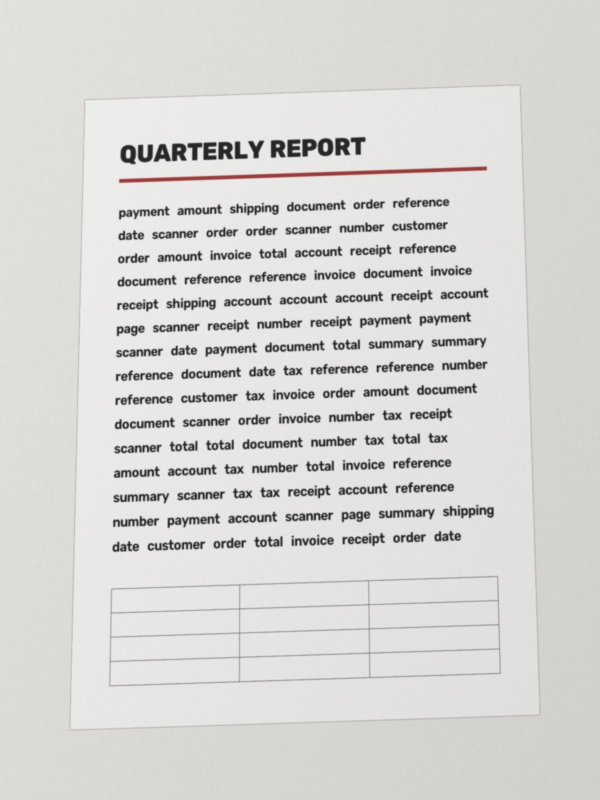
#> input picture app/assets/samples/low_contrast.jpg, 1200 x 1600 px (shown at 1/2 size)
$ python -i detect.py   (imports and definitions only)   (older library calls are emulated)
#> lines starting #> are read from the running program, lines starting #| are printed output that depends on the picture
#> further down, picture is the input picture: shape (1600, 1200, 3); mean B, G, R 211.4, 214.2, 215
"""Document edge detection.

Pipeline (kept identical across the Python, Dart and web implementations):
    downscale -> grayscale -> blur -> Canny -> dilate -> contours
    -> largest convex 4-point polygon (approxPolyDP) -> order TL, TR, BR, BL
    -> refine each side: strongest-gradient search + robust line fit
If nothing qualifies, a second pass runs on a contrast-equalised (CLAHE) image
to catch low-contrast pages. If that also fails the full image bounds are
returned with ``found=False``.
"""

from __future__ import annotations

from dataclasses import dataclass

import cv2
import numpy as np

# Tunables. Mirror any change in shared/detector_params.json (checked by the Dart and JS ports).
MAX_DIM = 500  # longest side of the working image
MIN_AREA_RATIO = 0.04  # quad must cover at least 4% of the frame (an ID card held at arm's length)
MIN_FILL_RATIO = 0.85  # contour area / quad area: rejects hulls of scattered clutter
MAX_EDGE_DEVIATION = 0.025  # 90th pct distance of contour to quad edges, as fraction of quad diagonal
MIN_ANGLE, MAX_ANGLE = 35.0, 145.0  # interior angle sanity range (degrees)
APPROX_EPSILONS = (0.02, 0.03, 0.04)
MAX_BOW = 0.12  # a side may bow (book page) by up to 12% of its length
CURVED_BOW = 0.02  # above this a side counts as curved
MIN_SUPPORT = 0.6  # each side needs an edge across it along >= 60% of its length
STEP_OFFSET = 3.0  # px either side of a side where inside/outside brightness is compared
STEP_MIN = 10.0  # brightness step (0-255) that counts as a border
MIN_LINE_SUPPORT = 0.75  # quads built from straight lines: up to a quarter of a side may be hidden (fingers)
LINE_COUNT = 8  # longest distinct straight edges combined into quads
LINE_MIN_LENGTH = 0.12  # straight edges at least this long (fraction of the image's long side)
LINE_EPSILON = 0.005  # outline simplification for straight edges (fraction of its perimeter)
CONFIDENT_SCORE = 0.35  # a pass result this good ends the search; weaker ones let later passes try
PAD = 4  # working image padding (replicated border) so a page touching the edge still closes
FRAME_MARGIN = 0.012  # a side this close (fraction of the long side) to the photo's border lies on it
MAX_FRAME_SIDES = 2  # more sides on the photo's border: that is the photo itself, not a page
MAX_AREA = 0.95  # a quad covering more of the photo than this is the photo itself
FRAME_SIDE_FACTOR = 0.8  # score factor per side lying on the photo's border
TEXTURE_MORPH = 0.02  # texture pass: closing kernel (fraction of the long side) wiping out text and ruled lines
PAPER_SAT_MAX = 60  # paper mask: colourless (HSV saturation below this) ...
PAPER_MORPH = 0.02  # ... morphology kernel (fraction of the long side) removing checks, text and gaps
GLARE_PERCENTILE = 99.0  # lighting pass: highlights (flash glare) clipped at this brightness percentile
HOUGH_LINES = 8  # lines pass: strongest lines kept per direction (roughly horizontal, roughly vertical)
HOUGH_TILT = 20  # ... within this many degrees of horizontal / vertical
HOUGH_VOTES = 0.06  # ... with at least this many edge pixels (fraction of the long side)
DOC_RATIOS = (1.586, 1.414, 1.294)  # ID-1 card (Aadhaar, PAN, licence), ISO A sizes and passport page, US Letter
RATIO_TOL = 0.05  # a lines-pass outline within 5 % of one of these proportions ...
RATIO_BONUS = 1.15  # ... scores this much higher
TRACK_MARGIN = 1.25  # live frames: a new outline replaces the tracked one only if this much better
TRACK_FULL_EVERY = 5  # ... and every this many frames all passes run anyway (in the scanner, not here)


@dataclass(frozen=True)
class Detection:
    corners: np.ndarray  # float32 (4, 2) in source-image pixels, ordered TL, TR, BR, BL
    found: bool
    score: float = 0.0  # area ratio of the detected quad (0 when not found)


def order_corners(pts: np.ndarray) -> np.ndarray:
    """Order 4 points as TL, TR, BR, BL (clockwise on screen, y pointing down)."""
    pts = np.asarray(pts, np.float32).reshape(4, 2)
    c = pts.mean(axis=0)
    ang = np.arctan2(pts[:, 1] - c[1], pts[:, 0] - c[0])
    pts = pts[np.argsort(ang)]  # clockwise on screen, starting anywhere
    start = int(np.argmin(pts.sum(axis=1)))  # top-left = smallest x + y
    return np.roll(pts, -start, axis=0)


def full_bounds(w: int, h: int) -> np.ndarray:
    return np.float32([[0, 0], [w - 1, 0], [w - 1, h - 1], [0, h - 1]])


def auto_canny(gray: np.ndarray, sigma: float = 0.33) -> np.ndarray:
    v = float(np.median(gray))
    lo, hi = int(max(0, (1 - sigma) * v)), int(min(255, (1 + sigma) * v))
    # Keep a sensible floor so flat images do not explode into noise edges.
    return cv2.Canny(gray, max(lo, 10), max(hi, 30))


def _interior_angles(q: np.ndarray) -> np.ndarray:
    out = []
    for i in range(4):
        a, b, c = q[i - 1], q[i], q[(i + 1) % 4]
        v1, v2 = a - b, c - b
        cos = np.dot(v1, v2) / (np.linalg.norm(v1) * np.linalg.norm(v2) + 1e-6)
        out.append(np.degrees(np.arccos(np.clip(cos, -1, 1))))
    return np.array(out)


# [10 lines left out: function _edge_deviation, not called in this run]


def _line_intersection(p1, p2, p3, p4):
    d = (p1[0] - p2[0]) * (p3[1] - p4[1]) - (p1[1] - p2[1]) * (p3[0] - p4[0])
    if abs(d) < 1e-6:
        return None
    a = p1[0] * p2[1] - p1[1] * p2[0]
    b = p3[0] * p4[1] - p3[1] * p4[0]
    return np.float32(
        [(a * (p3[0] - p4[0]) - (p1[0] - p2[0]) * b) / d, (a * (p3[1] - p4[1]) - (p1[1] - p2[1]) * b) / d]
    )


def _quad_from_long_sides(poly: np.ndarray) -> np.ndarray | None:
    """Recover a quad from a 5-8 vertex polygon whose corner(s) were clipped
    (e.g. by a pen or finger lying across the page): keep the 4 longest sides
    and intersect neighbouring ones."""
    p = poly.reshape(-1, 2).astype(np.float32)
    n = len(p)
    if not 5 <= n <= 8:
        return None
    lengths = [np.linalg.norm(p[(i + 1) % n] - p[i]) for i in range(n)]
    keep = sorted(sorted(range(n), key=lambda i: -lengths[i])[:4])
    pts = []
    for k in range(4):
        i, j = keep[k], keep[(k + 1) % 4]
        x = _line_intersection(p[i], p[(i + 1) % n], p[j], p[(j + 1) % n])
        if x is None:
            return None
        pts.append(x)
    return np.array(pts, np.float32)


def _extreme_points(c: np.ndarray) -> np.ndarray:
    """Corners as the outline's most top-left, top-right, bottom-right and
    bottom-left points: still right when the sides bow (curved book pages)."""
    p = c.reshape(-1, 2).astype(np.float32)
    s, d = p[:, 0] + p[:, 1], p[:, 0] - p[:, 1]
    return np.float32([p[s.argmin()], p[d.argmax()], p[s.argmax()], p[d.argmin()]])


def _side_fits(c: np.ndarray, q: np.ndarray):
    """Fit each side of quad q to the outline points nearest to it, as a
    parabola d(t) = a*t*(1-t) across the side (straight sides: a = 0; d is
    measured along the side's left normal). Returns per side (a in px, 90th
    percentile residual in px)."""
    p = c.reshape(-1, 2).astype(np.float32)
    # Densify: CHAIN_APPROX_SIMPLE keeps only vertices.
    dense = []
    for i in range(len(p)):
        a, b = p[i], p[(i + 1) % len(p)]
        k = max(1, int(np.linalg.norm(b - a) / 2))
        dense.append(a + np.linspace(0, 1, k, endpoint=False)[:, None] * (b - a))
    p = np.concatenate(dense)
    dist = np.empty((4, len(p)), np.float32)
    frames = []
    for i in range(4):
        a, b = q[i], q[(i + 1) % 4]
        ab = b - a
        L = float(np.linalg.norm(ab)) + 1e-6
        u, n = ab / L, np.float32([-ab[1], ab[0]]) / L
        t = ((p - a) @ u) / L
        d = (p - a) @ n
        dist[i] = np.where((t >= 0) & (t <= 1), np.abs(d), np.inf)
        frames.append((t, d, L))
    side = dist.argmin(axis=0)
    out = []
    for i in range(4):
        t, d, L = frames[i]
        m = (side == i) & np.isfinite(dist[i])
        if m.sum() < 6:
            out.append((0.0, 0.0))
            continue
        basis, dm = t[m] * (1 - t[m]), d[m]
        straight = float(np.percentile(np.abs(dm), 90))
        mid = basis > 0.1  # the bow, robustly: the median over the side's middle
        if mid.sum() < 4:
            out.append((0.0, straight))
            continue
        a = float(np.median(dm[mid] / basis[mid]))
        bowed = float(np.percentile(np.abs(dm - a * basis), 90))
        # Straight unless the curve fits clearly better.
        out.append((0.0, straight) if straight <= 1.25 * bowed else (a, bowed))
    return out


def _edge_support(q: np.ndarray, bows, img: np.ndarray) -> list[float]:
    """Share of each side (following its bow) where the image steps from
    inside to outside the quad, in the same direction as along most of that
    side (paper brighter than the table, or darker). A page border does that
    all along; texture, stripes and the photo's own frame do not."""
    h, w = img.shape
    centre = q.mean(axis=0)
    out = []
    for i in range(4):
        a, b = q[i], q[(i + 1) % 4]
        ab = b - a
        L = float(np.linalg.norm(ab)) + 1e-6
        left = np.float32([-ab[1], ab[0]]) / L
        ts = np.linspace(0.1, 0.9, 24, dtype=np.float32)
        base = a + ts[:, None] * ab + (bows[i] * ts * (1 - ts))[:, None] * left  # follows the bow
        n = -left if left @ (centre - a) > 0 else left  # pointing outwards
        diffs = []
        for o in (-1.0, 0.0, 1.0):  # the border may sit a pixel either side
            pin, pout = base + (o - STEP_OFFSET) * n, base + (o + STEP_OFFSET) * n
            vi = img[
                np.clip(np.rint(pin[:, 1]).astype(int), 0, h - 1), np.clip(np.rint(pin[:, 0]).astype(int), 0, w - 1)
            ]
            vo = img[
                np.clip(np.rint(pout[:, 1]).astype(int), 0, h - 1), np.clip(np.rint(pout[:, 0]).astype(int), 0, w - 1)
            ]
            diffs.append(vi.astype(np.float32) - vo.astype(np.float32))
        d = np.array(diffs)
        d = d[np.abs(d).argmax(axis=0), np.arange(d.shape[1])]
        sign = 1.0 if np.median(d) >= 0 else -1.0
        out.append(float((d * sign > STEP_MIN).mean()))
    return out


def _line_quads(segs: np.ndarray, w: int, h: int) -> list[np.ndarray]:
    """Quads made of 4 long straight edges ([segs]: x1, y1, x2, y2), two roughly
    opposite pairs, each extended to the others: finds a page whose corners are
    hidden (fingers, other papers) or whose outline merges with clutter."""
    if len(segs) == 0:
        return []
    segs = segs[np.argsort(-np.hypot(segs[:, 2] - segs[:, 0], segs[:, 3] - segs[:, 1]), kind="stable")]
    lines: list[tuple[np.ndarray, np.ndarray, float]] = []  # (point, unit direction, angle)
    for x1, y1, x2, y2 in segs:
        d = np.float32([x2 - x1, y2 - y1])
        d /= np.linalg.norm(d) + 1e-6
        ang = float(np.degrees(np.arctan2(d[1], d[0]))) % 180
        p = np.float32([x1, y1])
        # Skip near-duplicates (same direction, within 6 px).
        if any(
            min(abs(ang - a), 180 - abs(ang - a)) < 8 and abs(float(dd[0] * (p - pp)[1] - dd[1] * (p - pp)[0])) < 6
            for pp, dd, a in lines
        ):
            continue
        lines.append((p, d, ang))
        if len(lines) == LINE_COUNT:
            break
    # Two families: roughly horizontal and roughly vertical (within 45 deg).
    horiz = [ln for ln in lines if ln[2] < 45 or ln[2] >= 135]
    vert = [ln for ln in lines if 45 <= ln[2] < 135]
    quads = []
    for i in range(len(horiz)):
        for j in range(i + 1, len(horiz)):
            for k in range(len(vert)):
                for m in range(k + 1, len(vert)):
                    pts = []
                    for a, b in ((horiz[i], vert[k]), (vert[k], horiz[j]), (horiz[j], vert[m]), (vert[m], horiz[i])):
                        x = _line_intersection(a[0], a[0] + a[1], b[0], b[0] + b[1])
                        if x is None:
                            break
                        pts.append(x)
                    if len(pts) == 4:
                        q = np.float32(pts)
                        if (
                            (q[:, 0] > -0.02 * w).all()
                            and (q[:, 0] < 1.02 * w).all()
                            and (q[:, 1] > -0.02 * h).all()
                            and (q[:, 1] < 1.02 * h).all()
                        ):
                            quads.append(q)
    return quads


def _best_quad(edges: np.ndarray, img: np.ndarray) -> tuple[np.ndarray, float, bool, float] | None:
    """Best page outline: every candidate quad that passes the sanity checks is
    scored by size, edge support and squareness; the highest score wins (not
    simply the largest shape). Candidates come from the outlines in the edge
    map and from long straight edges. Returns (quad, area ratio, curved, score)."""
    h, w = edges.shape
    img_area = float(w * h)
    contours, _ = cv2.findContours(edges, cv2.RETR_LIST, cv2.CHAIN_APPROX_SIMPLE)
    contours = sorted(contours, key=cv2.contourArea, reverse=True)[:12]
    best, best_score = None, 0.0

    def consider(r):
        nonlocal best, best_score
        if r is not None and r[1] > best_score:
            best, best_score = (r[0], cv2.contourArea(r[0]) / img_area, r[2], r[1]), r[1]

    for c in contours:
        c_area = cv2.contourArea(c)
        if c_area < MIN_AREA_RATIO * img_area * MIN_FILL_RATIO:
            break  # sorted: nothing further can qualify
        peri = cv2.arcLength(c, True)
        candidates = []
        for eps in APPROX_EPSILONS:
            approx = cv2.approxPolyDP(c, eps * peri, True)
            if len(approx) == 4 and cv2.isContourConvex(approx):
                candidates.append(approx.reshape(4, 2).astype(np.float32))
                break
        clipped = _quad_from_long_sides(cv2.approxPolyDP(c, APPROX_EPSILONS[0] * peri, True))
        if clipped is not None:
            candidates.append(clipped)
        candidates.append(_extreme_points(c))
        for q in candidates:
            consider(_validate(c, c_area, q, img_area, img))
    # Straight edges: the long sides of the 12 largest outlines, simplified. Pairs of them
    # recover corners hidden by fingers or merged with clutter. (Not
    # HoughLinesP: it is randomised and differs between OpenCV versions.)
    segs = []
    min_len = LINE_MIN_LENGTH * max(h, w)
    for c in contours:
        if cv2.arcLength(c, True) < 2 * min_len:
            continue
        p = cv2.approxPolyDP(c, LINE_EPSILON * cv2.arcLength(c, True), True).reshape(-1, 2).astype(np.float32)
        for k in range(len(p)):
            a, b = p[k], p[(k + 1) % len(p)]
            if np.linalg.norm(b - a) >= min_len:
                segs.append([a[0], a[1], b[0], b[1]])
    for q in _line_quads(np.float32(segs).reshape(-1, 4), w, h):
        consider(_validate(None, 0, q, img_area, img))
    return best


def _validate(c, c_area, q, img_area, img):
    """(ordered quad, score, curved) if q passes every sanity check, else None.
    c is the outline q came from (None for a quad made of straight lines: then
    only its sides' edge support is checked, and parts of a side may be hidden)."""
    q = order_corners(q)
    if not cv2.isContourConvex(q.reshape(-1, 1, 2)):
        return None
    q_area = cv2.contourArea(q)
    if q_area < MIN_AREA_RATIO * img_area or (c is not None and c_area / q_area < MIN_FILL_RATIO):
        return None
    # Never the photo itself (a checked cloth or the padding forms its border).
    on_frame = _on_frame(q, img.shape[1], img.shape[0])
    frame_sides = sum(on_frame)
    if q_area > MAX_AREA * img_area or frame_sides > MAX_FRAME_SIDES:
        return None
    ang = _interior_angles(q)
    if ang.min() < MIN_ANGLE or ang.max() > MAX_ANGLE:
        return None
    if c is None:
        bows = [0.0] * 4
        min_support = MIN_LINE_SUPPORT
        fit = 0.5  # no outline to compare with
    else:
        diag = float(np.linalg.norm(q[2] - q[0]))
        fits = _side_fits(c, q)
        bows = [a for a, _ in fits]
        fit = max(r for _, r in fits) / (MAX_EDGE_DEVIATION * diag)  # 0 = perfect, 1 = at the limit
        sides = [float(np.linalg.norm(q[(i + 1) % 4] - q[i])) for i in range(4)]
        bow_ratio = max(abs(a) / 4 / L for a, L in zip(bows, sides))
        if max(r for _, r in fits) > MAX_EDGE_DEVIATION * diag or bow_ratio > MAX_BOW:
            return None
        min_support = MIN_SUPPORT
    # Along the fitted bow or the straight side, whichever has the border (a
    # bow fitted to a straight side's noisy outline can miss it).
    support = [max(x, y) for x, y in zip(_edge_support(q, bows, img), _edge_support(q, [0.0] * 4, img))]
    if min(support) < min_support:
        return None
    squareness = 1 - float(np.abs(ang - 90).mean()) / 90
    # Tie-break between near-identical quads: the one hugging its outline wins.
    score = float(np.sqrt(q_area / img_area)) * float(np.mean(support)) * squareness * (1 - 0.1 * fit)
    # A side along the photo's border is less likely a page edge than the
    # photo's own border meeting cloth: prefer outlines inside the photo.
    score *= FRAME_SIDE_FACTOR**frame_sides
    curved = c is not None and bow_ratio > CURVED_BOW
    return q, score, curved


# [90 lines left out: functions _known_ratio, _hough_peaks, _hough_quad, _hough_cross, not called in this run]


def _on_frame(q: np.ndarray, w: int, h: int) -> list[bool]:
    """For each side of q: does it lie along the photo's border (both ends
    within FRAME_MARGIN of the same edge of the unpadded photo)?"""
    m = FRAME_MARGIN * max(w, h)
    lo, hx, hy = PAD + m, w - 1 - PAD - m, h - 1 - PAD - m
    out = []
    for i in range(4):
        a, b = q[i], q[(i + 1) % 4]
        out.append(
            bool((a[0] <= lo and b[0] <= lo) or (a[0] >= hx and b[0] >= hx) or (a[1] <= lo and b[1] <= lo) or (a[1] >= hy and b[1] >= hy))
        )
    return out


def refine_corners(quad: np.ndarray, gray: np.ndarray, bands=(10, 5, 3), min_grad: float = 20.0) -> np.ndarray:
    """Sharpen a rough quad to sub-pixel accuracy.

    For each side, sample points along it (skipping 10% at each end), search
    along the side's normal within +-band px for the strongest gradient across
    the side, and robustly fit a line (Huber) through those peaks. Neighbouring
    lines are intersected to give the new corners. Taking the *strongest* edge
    makes it ignore weaker parallel structure (wood grain, shadows, text). A
    side with too few peaks keeps its current line; corners that would jump
    further than 3*band are kept as they were.
    """
    g = cv2.GaussianBlur(gray, (5, 5), 0).astype(np.float32)
    gx, gy = cv2.Sobel(g, cv2.CV_32F, 1, 0, ksize=3), cv2.Sobel(g, cv2.CV_32F, 0, 1, ksize=3)
    h, w = g.shape
    # Sample positions in float64, as the Dart and JS ports compute them.
    q = quad.astype(np.float64).copy()
    for band in bands:
        lines = []
        offs = np.arange(-band, band + 1, dtype=np.float64)
        for i in range(4):
            a, b = q[i], q[(i + 1) % 4]
            ab = b - a
            length = float(np.linalg.norm(ab))
            n = np.array([-ab[1], ab[0]]) / (length + 1e-6)
            ts = np.linspace(0.1, 0.9, max(12, int(length / 3)))
            base = a + ts[:, None] * ab  # (S, 2)
            # The border's direction: is the page brighter or darker than what
            # is outside it here? Only edges stepping the same way count, so an
            # inner box (a card's photo) or a shadow cannot capture the side.
            centre = q.mean(axis=0)
            out_sign = 1.0 if float(n @ (a + b) / 2 - n @ centre) > 0 else -1.0  # n * out_sign points outwards
            pin = np.clip(np.rint(base - STEP_OFFSET * out_sign * n).astype(int), 0, [w - 1, h - 1])
            pout = np.clip(np.rint(base + STEP_OFFSET * out_sign * n).astype(int), 0, [w - 1, h - 1])
            step = float(np.median(g[pin[:, 1], pin[:, 0]] - g[pout[:, 1], pout[:, 0]]))
            want = -out_sign if step >= 0 else out_sign  # sign of the gradient along n at the border
            cand = base[:, None, :] + offs[None, :, None] * n  # (S, K, 2)
            xi = np.clip(np.rint(cand[..., 0]).astype(int), 0, w - 1)
            yi = np.clip(np.rint(cand[..., 1]).astype(int), 0, h - 1)
            resp = np.maximum(0.0, want * (gx[yi, xi] * n[0] + gy[yi, xi] * n[1]))  # gradient across the side, right way
            k = resp.argmax(axis=1)
            ok = (resp[np.arange(len(k)), k] > min_grad) & (k > 0) & (k < len(offs) - 1)
            peaks = cand[np.arange(len(k)), k][ok]
            if len(peaks) >= 0.4 * len(ts):
                vx, vy, x0, y0 = cv2.fitLine(peaks.astype(np.float32), cv2.DIST_HUBER, 0, 0.01, 0.01).ravel()
                lines.append((np.array([x0, y0], np.float64), np.array([x0 + vx, y0 + vy], np.float64)))
            else:
                lines.append((a, b))
        new = []
        for i in range(4):
            x = _line_intersection(*lines[i - 1], *lines[i])
            new.append(q[i] if x is None or np.linalg.norm(x - q[i]) > 3 * band else x)
        q = np.array(new, np.float64)
    return q


# [51 lines left out: functions _flatten, _clip_glare, normalize_lighting, suppress_texture, paper_mask, not called in this run]


def edge_map(channel: np.ndarray, low: bool = False) -> np.ndarray:
    """Canny (thresholds from the median, or fixed low ones for flat images),
    then close small gaps so a page border forms one closed outline."""
    g = cv2.GaussianBlur(channel, (5, 5), 0)
    # Median-based thresholds are far too high for a white page on a white
    # table (median ~220), hence the fixed low ones for the second pass.
    e = cv2.Canny(g, 12, 36) if low else auto_canny(g)
    return cv2.dilate(e, cv2.getStructuringElement(cv2.MORPH_RECT, (3, 3)), iterations=1)


# [6 lines left out: function _track_quad, not called in this run]


def detect_document(
    image: np.ndarray, max_dim: int = MAX_DIM, hint: np.ndarray | None = None, full: bool = False
) -> Detection:
    """Detect the page in a BGR or grayscale image. Corners are in source pixels.

    Passes, until one finds a page confidently (else the best of all): (1) grayscale; (2) lighting normalised +
    CLAHE, for shadows and white-on-white; (3) colour saturation, for a page on
    a coloured background of the same brightness.

    Live frames: [hint] is the previous frame's outline (source pixels); if it
    still fits this frame it is kept (a steady outline, and fast) unless
    [full], which searches every pass anyway.
    """
#> called with max_dim = 500, full = False
    if image is None or image.size == 0:
        raise ValueError("empty image")
    h, w = image.shape[:2]
    scale = min(1.0, max_dim / max(h, w))
    small = (
        cv2.resize(image, (round(w * scale), round(h * scale)), interpolation=cv2.INTER_AREA) if scale < 1 else image
    )
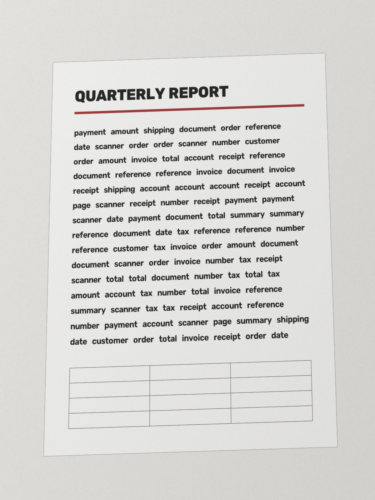
#> small: shape (500, 375, 3); mean B, G, R 211.4, 214.2, 215
    # Pad by a few pixels so a page touching the border still forms a closed contour.
    pad = PAD
    small = cv2.copyMakeBorder(small, pad, pad, pad, pad, cv2.BORDER_REPLICATE)
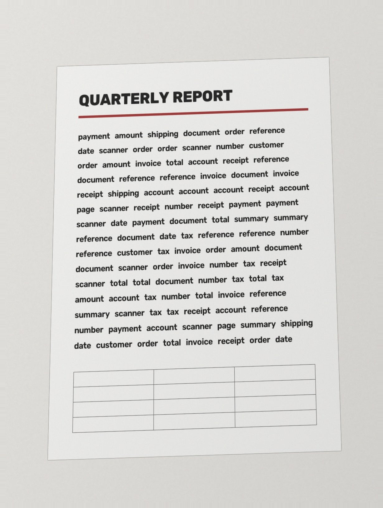
#> small: shape (508, 383, 3); mean B, G, R 211.4, 214.2, 215
    color = small.ndim == 3
    gray = cv2.cvtColor(small, cv2.COLOR_BGR2GRAY) if color else small
#> (the rest of the program and of its run is left out)
